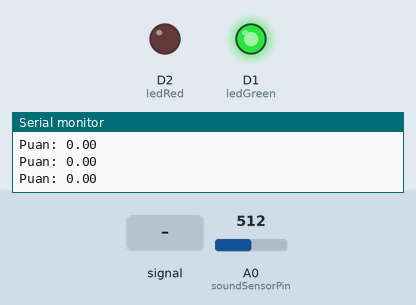
A sketch run on a simulated ESP8266 (NodeMCU). On the bench: output pins drawn as LEDs (lit = HIGH), the last lines printed to the serial monitor. The test bench sets the inputs (shaded band); at power-on: A0 (soundSensorPin) = 512. WiFi joins after 1.5 s; servers stay silent unless stated.

Above: at 2.7 s.
2.8 s: A0 (soundSensorPin) fed a 1000 Hz sine of ±255 counts around its level
At 5.5 s:
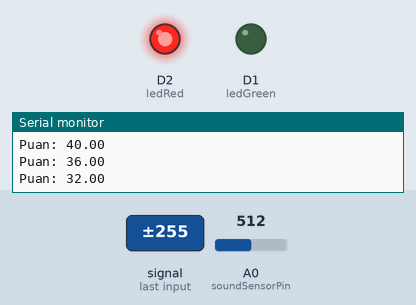
5.8 s: A0 (soundSensorPin) set to 306
At 6.9 s:
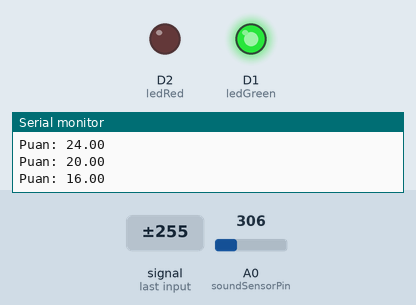
7.8 s: A0 (soundSensorPin) set to 535
9.7 s: A0 (soundSensorPin) set to 563
At 11.4 s:
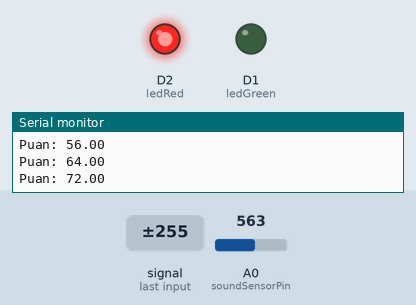
Timing chart, 0 to 12.8 s (numbered marks = the images above; inputs shaded):
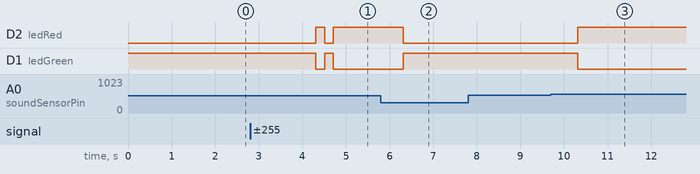

Measured:
- the behaviour switches between 550 and 551 on A0 (soundSensorPin) (found by bisection; images 2 and 3)
- after the input at 2.8 s, D2 (ledRed): LOW → HIGH after 1.5 s, → LOW 0.20 s later, → HIGH 0.20 s later; D1 (ledGreen): HIGH → LOW after 1.5 s, → HIGH 0.20 s later, → LOW 0.20 s later
- after the input at 5.8 s, D2 (ledRed): HIGH → LOW after 0.51 s; D1 (ledGreen): LOW → HIGH after 0.51 s
- after the input at 9.7 s, D2 (ledRed): LOW → HIGH after 0.62 s; D1 (ledGreen): HIGH → LOW after 0.62 s

The sketch:

son.ino
```cpp
#include <ESP8266WiFi.h>
#include <ESP8266WebServer.h>

// --- Wi-Fi Ayarları ---
const char* ssid = "Sudenas_WiFi";
const char* password = "1234567890";

// --- Pin Tanımlamaları ---
const int ledGreen = D1;
const int ledRed = D2;
const int soundSensorPin = A0;

ESP8266WebServer server(80);

// --- Global Değişkenler ---
int soundLevel = 0;
float noiseScore = 0;
int warningTimer = 0;
String status = "normal";

// --- HTML Arayüzü (Modern Tasarım ve Puan Çubuğu) ---
const char ANA_SAYFA[] PROGMEM = R"=====(
<!DOCTYPE html>
<html lang="tr">
<head>
    <meta charset="UTF-8">
    <meta name="viewport" content="width=device-width, initial-scale=1.0">
    <title>Kütüphane Takip Sistemi</title>
    <style>
        body { background: #0f172a; color: white; font-family: 'Segoe UI', sans-serif; display: flex; justify-content: center; align-items: center; height: 100vh; margin: 0; overflow: hidden; }
        .card { background: #1e293b; padding: 40px; border-radius: 40px; text-align: center; transition: all 0.4s ease; border: 8px solid transparent; width: 380px; box-shadow: 0 20px 50px rgba(0,0,0,0.5); }
        .lamp { font-size: 80px; margin-bottom: 10px; }

        /* Yeşil Durum */
        .normal { color: #22c55e; border-color: #22c55e33; }

        /* Gürültü Durumu (Kırmızı) */
        .warning {
            color: #ef4444 !important;
            border-color: #ef4444 !important;
            background: #2d1616 !important;
            animation: shake 0.2s infinite;
            box-shadow: 0 0 60px rgba(239, 68, 68, 0.3);
        }

        @keyframes shake {
            0% { transform: translateX(3px) rotate(0deg); }
            50% { transform: translateX(-3px) rotate(1deg); }
            100% { transform: translateX(3px) rotate(0deg); }
        }

        h1 { font-size: 2.8rem; margin: 10px 0; transition: 0.3s; }
        .info-container { display: flex; gap: 15px; margin-top: 25px; }
        .info-box { background: rgba(0,0,0,0.4); padding: 15px; border-radius: 20px; flex: 1; border: 1px solid rgba(255,255,255,0.1); }
        .val { font-size: 2.2rem; font-weight: bold; display: block; }
        .label { font-size: 0.7rem; opacity: 0.6; text-transform: uppercase; }

        .progress-bg { background: rgba(255,255,255,0.1); height: 12px; border-radius: 6px; margin-top: 20px; overflow: hidden; }
        #progress { background: #22c55e; height: 100%; width: 0%; transition: 0.3s; }
    </style>
</head>
<body>
    <div id="mainCard" class="card normal">
        <div id="lamp" class="lamp">✅</div>
        <h1 id="msg">SESSİZ</h1>
        <div class="progress-bg"><div id="progress"></div></div>
        <div class="info-container">
            <div class="info-box"><span class="label">Puan</span><span class="val" id="score">0</span></div>
            <div class="info-box"><span class="label">Süre</span><span class="val" id="seconds">0</span><span class="label">SN</span></div>
        </div>
    </div>
    <script>
        setInterval(() => {
            fetch('/data').then(r => r.json()).then(d => {
                const c = document.getElementById('mainCard');
                const m = document.getElementById('msg');
                const l = document.getElementById('lamp');
                const s = document.getElementById('seconds');
                const sc = document.getElementById('score');
                const p = document.getElementById('progress');

                // Verileri güncelle
                sc.innerText = Math.floor(d.nScore);
                s.innerText = Math.floor(d.wTime / 5);
                p.style.width = d.nScore + "%";

                // Durum Kontrolü
                if(d.status === 'warning') {
                    c.classList.add('warning');
                    c.classList.remove('normal');
                    m.innerText = 'GÜRÜLTÜ!';
                    l.innerText = '⚠️';
                    p.style.backgroundColor = '#ef4444';
                } else {
                    c.classList.add('normal');
                    c.classList.remove('warning');
                    m.innerText = 'SESSİZ';
                    l.innerText = '✅';
                    p.style.backgroundColor = '#22c55e';
                }
            }).catch(err => console.error("Veri alınamadı:", err));
        }, 200);
    </script>
</body>
</html>
)=====";
String getHTML() { return String(ANA_SAYFA); }

void setup() {
  Serial.begin(115200);

  // Pin ayarları
  pinMode(ledGreen, OUTPUT);
  pinMode(ledRed, OUTPUT);

  // İlk açılışta yeşili yak, kırmızıyı söndür
  digitalWrite(ledGreen, HIGH);
  digitalWrite(ledRed, LOW);

  WiFi.begin(ssid, password);
  while (WiFi.status() != WL_CONNECTED) { delay(500); Serial.print("."); }
  Serial.println("\nBağlandı! IP: " + WiFi.localIP().toString());

  server.on("/", []() { server.send(200, "text/html", getHTML()); });
  server.on("/data", []() {
    String json = "{\"status\":\"" + status + "\", \"wTime\":" + String(warningTimer) + ", \"nScore\":" + String(noiseScore) + "}";
    server.send(200, "application/json", json);
  });
  server.begin();
}

void loop() {
  server.handleClient();
  soundLevel = analogRead(soundSensorPin);

  int threshold = 550; //

  // --- Puanlama Mantığı ---
  if (soundLevel > threshold) {
    noiseScore += 8.0; //
    if (noiseScore > 100) noiseScore = 100;
  } else {
    if (noiseScore > 0) noiseScore -= 4.0; //
    if (noiseScore < 0) noiseScore = 0;
  }

  // --- Karar ve LED Kontrolü ---
  if (noiseScore >= 25) {
    // GÜRÜLTÜ VAR (Puan 25 ve Üstü)
    status = "warning";
    warningTimer++;
    digitalWrite(ledGreen, LOW);   // Yeşil söner
    digitalWrite(ledRed, HIGH);    // Kırmızı yanar
  }
  else {
    // SESSİZ DURUM (Puan 60'ın altı: 0-59 arası her zaman Yeşil yanar)
    status = "normal";
    warningTimer = 0;
    digitalWrite(ledGreen, HIGH);  // Yeşil her zaman yanar
    digitalWrite(ledRed, LOW);     // Kırmızı her zaman söner
  }

  Serial.print("Puan: "); Serial.println(noiseScore);
  delay(200);
}
```
